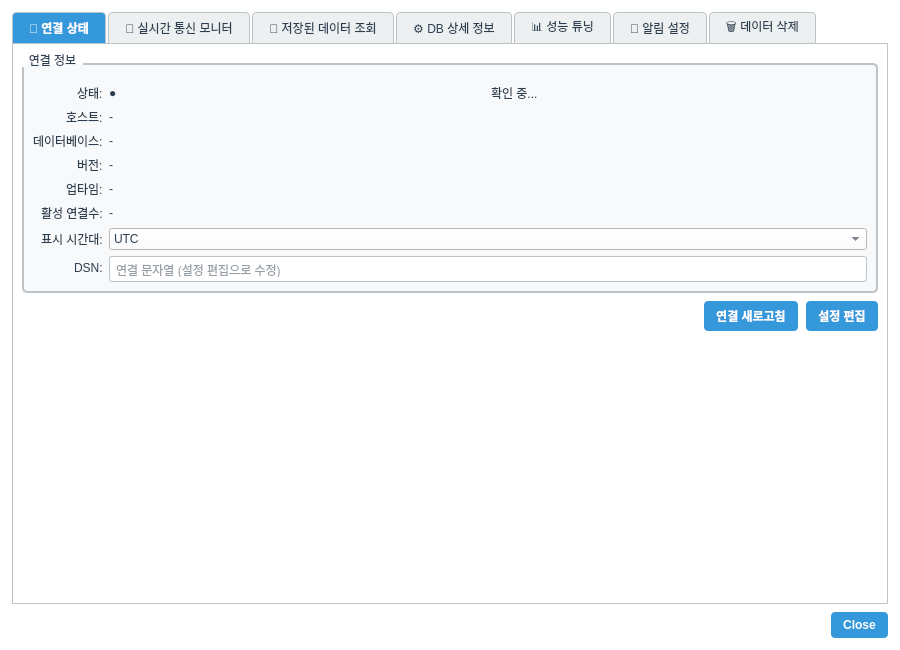
<?xml version="1.0" encoding="UTF-8"?>
<ui version="4.0">
 <class>TimescaleSettingsDialog</class>
 <widget class="QDialog" name="TimescaleSettingsDialog">
  <property name="geometry">
   <rect>
    <x>0</x>
    <y>0</y>
    <width>900</width>
    <height>650</height>
   </rect>
  </property>
  <property name="windowTitle">
   <string>TimescaleDB 모니터링</string>
  </property>
  <property name="styleSheet">
   <string notr="true">QWidget {
    background-color: #FFFFFF;
    color: #2C3E50;
    font-family: &quot;맑은 고딕&quot;;
    font-size: 9pt;
}

QTabWidget::pane {
    border: 1px solid #BDC3C7;
    background-color: #FFFFFF;
}

QTabBar::tab {
    background-color: #ECF0F1;
    color: #2C3E50;
    padding: 8px 16px;
    margin-right: 2px;
    border: 1px solid #BDC3C7;
    border-bottom: none;
    border-top-left-radius: 4px;
    border-top-right-radius: 4px;
}

QTabBar::tab:selected {
    background-color: #3498DB;
    color: #FFFFFF;
    font-weight: bold;
}

QTabBar::tab:hover {
    background-color: #D5DBDB;
}

QTableWidget {
    gridline-color: #BDC3C7;
    background-color: #FFFFFF;
    alternate-background-color: #F8F9FA;
    selection-background-color: #3498DB;
    selection-color: #FFFFFF;
}

QTableWidget::item {
    padding: 4px;
    border: none;
}

QHeaderView::section {
    background-color: #ECF0F1;
    color: #2C3E50;
    padding: 6px;
    border: 1px solid #BDC3C7;
    font-weight: bold;
}

QLineEdit, QTextEdit, QPlainTextEdit {
    background-color: #FFFFFF;
    border: 1px solid #BDC3C7;
    border-radius: 3px;
    padding: 4px;
    color: #2C3E50;
}

QLineEdit:focus, QTextEdit:focus, QPlainTextEdit:focus {
    border: 2px solid #3498DB;
}

QPushButton {
    background-color: #3498DB;
    color: #FFFFFF;
    border: none;
    border-radius: 4px;
    padding: 6px 12px;
    font-weight: bold;
}

QPushButton:hover {
    background-color: #2980B9;
}

QPushButton:pressed {
    background-color: #1F618D;
}

QPushButton:disabled {
    background-color: #BDC3C7;
    color: #7F8C8D;
}

QLabel {
    color: #2C3E50;
    background-color: transparent;
}

QGroupBox {
    border: 2px solid #BDC3C7;
    border-radius: 5px;
    margin-top: 10px;
    padding-top: 10px;
    background-color: #F8F9FA;
}

QGroupBox::title {
    subcontrol-origin: margin;
    subcontrol-position: top left;
    padding: 0 5px;
    color: #2C3E50;
    font-weight: bold;
}

QProgressBar {
    border: 1px solid #BDC3C7;
    border-radius: 3px;
    text-align: center;
    background-color: #ECF0F1;
}

QProgressBar::chunk {
    background-color: #3498DB;
}</string>
  </property>
  <layout class="QVBoxLayout" name="verticalLayout_main">
   <property name="spacing">
    <number>8</number>
   </property>
   <property name="leftMargin">
    <number>12</number>
   </property>
   <property name="topMargin">
    <number>12</number>
   </property>
   <property name="rightMargin">
    <number>12</number>
   </property>
   <property name="bottomMargin">
    <number>12</number>
   </property>

   <!-- 탭 위젯 -->
   <item>
    <widget class="QTabWidget" name="tabWidget">

     <!-- ===== 탭 1: 연결 상태 ===== -->
     <widget class="QWidget" name="tabConnStatus">
      <attribute name="title">
       <string>📡 연결 상태</string>
      </attribute>
      <layout class="QVBoxLayout" name="verticalLayout_connstatus">
       <property name="spacing">
        <number>8</number>
       </property>

       <!-- 상태 표시 그룹 -->
       <item>
        <widget class="QGroupBox" name="groupConnStatus">
         <property name="title">
          <string>연결 정보</string>
         </property>
         <layout class="QFormLayout" name="formLayout_conn">
          <property name="labelAlignment">
           <set>Qt::AlignRight|Qt::AlignVCenter</set>
          </property>

          <item row="0" column="0">
           <widget class="QLabel" name="labelConnStatusTitle">
            <property name="text">
             <string>상태:</string>
            </property>
           </widget>
          </item>
          <item row="0" column="1">
           <layout class="QHBoxLayout" name="horizontalLayout_status">
            <item>
             <widget class="QLabel" name="labelStatusDot">
              <property name="text">
               <string>●</string>
              </property>
              <property name="styleSheet">
   <string notr="true">QWidget {
    background-color: #FFFFFF;
    color: #2C3E50;
    font-family: &quot;맑은 고딕&quot;;
    font-size: 9pt;
}

QTabWidget::pane {
    border: 1px solid #BDC3C7;
    background-color: #FFFFFF;
}

QTabBar::tab {
    background-color: #ECF0F1;
    color: #2C3E50;
    padding: 8px 16px;
    margin-right: 2px;
    border: 1px solid #BDC3C7;
    border-bottom: none;
    border-top-left-radius: 4px;
    border-top-right-radius: 4px;
}

QTabBar::tab:selected {
    background-color: #3498DB;
    color: #FFFFFF;
    font-weight: bold;
}

QTabBar::tab:hover {
    background-color: #D5DBDB;
}

QTableWidget {
    gridline-color: #BDC3C7;
    background-color: #FFFFFF;
    alternate-background-color: #F8F9FA;
    selection-background-color: #3498DB;
    selection-color: #FFFFFF;
}

QTableWidget::item {
    padding: 4px;
    border: none;
}

QHeaderView::section {
    background-color: #ECF0F1;
    color: #2C3E50;
    padding: 6px;
    border: 1px solid #BDC3C7;
    font-weight: bold;
}

QLineEdit, QTextEdit, QPlainTextEdit {
    background-color: #FFFFFF;
    border: 1px solid #BDC3C7;
    border-radius: 3px;
    padding: 4px;
    color: #2C3E50;
}

QLineEdit:focus, QTextEdit:focus, QPlainTextEdit:focus {
    border: 2px solid #3498DB;
}

QPushButton {
    background-color: #3498DB;
    color: #FFFFFF;
    border: none;
    border-radius: 4px;
    padding: 6px 12px;
    font-weight: bold;
}

QPushButton:hover {
    background-color: #2980B9;
}

QPushButton:pressed {
    background-color: #1F618D;
}

QPushButton:disabled {
    background-color: #BDC3C7;
    color: #7F8C8D;
}

QLabel {
    color: #2C3E50;
    background-color: transparent;
}

QGroupBox {
    border: 2px solid #BDC3C7;
    border-radius: 5px;
    margin-top: 10px;
    padding-top: 10px;
    background-color: #F8F9FA;
}

QGroupBox::title {
    subcontrol-origin: margin;
    subcontrol-position: top left;
    padding: 0 5px;
    color: #2C3E50;
    font-weight: bold;
}

QProgressBar {
    border: 1px solid #BDC3C7;
    border-radius: 3px;
    text-align: center;
    background-color: #ECF0F1;
}

QProgressBar::chunk {
    background-color: #3498DB;
}</string>
  </property>
              <property name="toolTip">
               <string>연결 상태 색상 (회색:확인중, 초록:연결됨, 빨강:오류)</string>
              </property>
             </widget>
            </item>
            <item>
             <widget class="QLabel" name="labelConnStatus">
              <property name="text">
               <string>확인 중...</string>
              </property>
              <property name="styleSheet">
   <string notr="true">QWidget {
    background-color: #FFFFFF;
    color: #2C3E50;
    font-family: &quot;맑은 고딕&quot;;
    font-size: 9pt;
}

QTabWidget::pane {
    border: 1px solid #BDC3C7;
    background-color: #FFFFFF;
}

QTabBar::tab {
    background-color: #ECF0F1;
    color: #2C3E50;
    padding: 8px 16px;
    margin-right: 2px;
    border: 1px solid #BDC3C7;
    border-bottom: none;
    border-top-left-radius: 4px;
    border-top-right-radius: 4px;
}

QTabBar::tab:selected {
    background-color: #3498DB;
    color: #FFFFFF;
    font-weight: bold;
}

QTabBar::tab:hover {
    background-color: #D5DBDB;
}

QTableWidget {
    gridline-color: #BDC3C7;
    background-color: #FFFFFF;
    alternate-background-color: #F8F9FA;
    selection-background-color: #3498DB;
    selection-color: #FFFFFF;
}

QTableWidget::item {
    padding: 4px;
    border: none;
}

QHeaderView::section {
    background-color: #ECF0F1;
    color: #2C3E50;
    padding: 6px;
    border: 1px solid #BDC3C7;
    font-weight: bold;
}

QLineEdit, QTextEdit, QPlainTextEdit {
    background-color: #FFFFFF;
    border: 1px solid #BDC3C7;
    border-radius: 3px;
    padding: 4px;
    color: #2C3E50;
}

QLineEdit:focus, QTextEdit:focus, QPlainTextEdit:focus {
    border: 2px solid #3498DB;
}

QPushButton {
    background-color: #3498DB;
    color: #FFFFFF;
    border: none;
    border-radius: 4px;
    padding: 6px 12px;
    font-weight: bold;
}

QPushButton:hover {
    background-color: #2980B9;
}

QPushButton:pressed {
    background-color: #1F618D;
}

QPushButton:disabled {
    background-color: #BDC3C7;
    color: #7F8C8D;
}

QLabel {
    color: #2C3E50;
    background-color: transparent;
}

QGroupBox {
    border: 2px solid #BDC3C7;
    border-radius: 5px;
    margin-top: 10px;
    padding-top: 10px;
    background-color: #F8F9FA;
}

QGroupBox::title {
    subcontrol-origin: margin;
    subcontrol-position: top left;
    padding: 0 5px;
    color: #2C3E50;
    font-weight: bold;
}

QProgressBar {
    border: 1px solid #BDC3C7;
    border-radius: 3px;
    text-align: center;
    background-color: #ECF0F1;
}

QProgressBar::chunk {
    background-color: #3498DB;
}</string>
  </property>
             </widget>
            </item>
           </layout>
          </item>

          <item row="1" column="0">
           <widget class="QLabel" name="labelHostTitle">
            <property name="text">
             <string>호스트:</string>
            </property>
           </widget>
          </item>
          <item row="1" column="1">
           <widget class="QLabel" name="labelHost">
            <property name="text">
             <string>-</string>
            </property>
            <property name="toolTip">
             <string>TimescaleDB 호스트 정보 (컨트롤러에서 채움)</string>
            </property>
           </widget>
          </item>

          <item row="2" column="0">
           <widget class="QLabel" name="labelDBNameTitle">
            <property name="text">
             <string>데이터베이스:</string>
            </property>
           </widget>
          </item>
          <item row="2" column="1">
           <widget class="QLabel" name="labelDBName">
            <property name="text">
             <string>-</string>
            </property>
           </widget>
          </item>

          <item row="3" column="0">
           <widget class="QLabel" name="labelVersionTitle">
            <property name="text">
             <string>버전:</string>
            </property>
           </widget>
          </item>
          <item row="3" column="1">
           <widget class="QLabel" name="labelVersion">
            <property name="text">
             <string>-</string>
            </property>
           </widget>
          </item>

          <item row="4" column="0">
           <widget class="QLabel" name="labelUptimeTitle">
            <property name="text">
             <string>업타임:</string>
            </property>
           </widget>
          </item>
          <item row="4" column="1">
           <widget class="QLabel" name="labelUptime">
            <property name="text">
             <string>-</string>
            </property>
           </widget>
          </item>

          <item row="5" column="0">
           <widget class="QLabel" name="labelConnCountTitle">
            <property name="text">
             <string>활성 연결수:</string>
            </property>
           </widget>
          </item>
          <item row="5" column="1">
           <widget class="QLabel" name="labelConnCount">
            <property name="text">
             <string>-</string>
            </property>
           </widget>
          </item>

          <!-- 타임존 표시 (UTC/KST 토글) -->
          <item row="6" column="0">
           <widget class="QLabel" name="labelTimezoneTitle">
            <property name="text">
             <string>표시 시간대:</string>
            </property>
           </widget>
          </item>
          <item row="6" column="1">
           <widget class="QComboBox" name="comboTimezone">
            <item>
             <property name="text"><string>UTC</string></property>
            </item>
            <item>
             <property name="text"><string>KST(+09:00)</string></property>
            </item>
           </widget>
          </item>

          <!-- 연결 DSN 읽기전용 표시 -->
          <item row="7" column="0">
           <widget class="QLabel" name="labelDSNTitle">
            <property name="text">
             <string>DSN:</string>
            </property>
           </widget>
          </item>
          <item row="7" column="1">
           <widget class="QLineEdit" name="editDSN">
            <property name="readOnly">
             <bool>true</bool>
            </property>
            <property name="placeholderText">
             <string>연결 문자열 (설정 편집으로 수정)</string>
            </property>
           </widget>
          </item>

         </layout>
        </widget>
       </item>

       <!-- 연결 버튼 -->
       <item>
        <layout class="QHBoxLayout" name="horizontalLayout_connbtn">
         <item>
          <spacer name="horizontalSpacer_connbtn">
           <property name="orientation">
            <enum>Qt::Horizontal</enum>
           </property>
           <property name="sizeHint" stdset="0">
            <size>
             <width>40</width>
             <height>20</height>
            </size>
           </property>
          </spacer>
         </item>
         <item>
          <widget class="QPushButton" name="btnConnect">
           <property name="text">
            <string>연결 새로고침</string>
           </property>
           <property name="toolTip">
            <string>TimescaleDB에 연결을 시도하고 상태를 갱신합니다</string>
           </property>
          </widget>
         </item>
         <item>
          <widget class="QPushButton" name="btnEditConn">
           <property name="text">
            <string>설정 편집</string>
           </property>
           <property name="toolTip">
            <string>호스트/포트/사용자/비밀번호 등 연결 설정을 편집합니다 (컨트롤러에서 모달 창 연결)</string>
           </property>
          </widget>
         </item>
        </layout>
       </item>

       <!-- 수직 스페이서 -->
       <item>
        <spacer name="verticalSpacer_connstatus">
         <property name="orientation">
          <enum>Qt::Vertical</enum>
         </property>
         <property name="sizeHint" stdset="0">
          <size>
           <width>20</width>
           <height>40</height>
          </size>
         </property>
        </spacer>
       </item>
      </layout>
     </widget>
      <!-- ===== 탭 2: 📡 실시간 통신 모니터 ===== -->
      <widget class="QWidget" name="tabRealtimeMonitor">
       <attribute name="title">
        <string>📡 실시간 통신 모니터</string>
       </attribute>
       <layout class="QVBoxLayout" name="verticalLayout_realtime">

        <!-- Live Query Log 테이블 -->
        <item>
         <widget class="QTableWidget" name="table_live_log">
          <property name="editTriggers">
           <set>QAbstractItemView::NoEditTriggers</set>
          </property>
          <property name="alternatingRowColors">
           <bool>true</bool>
          </property>
          <property name="selectionBehavior">
           <enum>QAbstractItemView::SelectRows</enum>
          </property>
          <column><property name="text"><string>시간</string></property></column>
          <column><property name="text"><string>타입</string></property></column>
          <column><property name="text"><string>쿼리</string></property></column>
          <column><property name="text"><string>응답(ms)</string></property></column>
          <column><property name="text"><string>상태</string></property></column>
         </widget>
        </item>

        <!-- PyQtGraph 차트 컨테이너 -->
        <item>
         <widget class="QWidget" name="widget_live_chart_container">
          <property name="minimumSize">
           <size>
            <width>0</width>
            <height>200</height>
           </size>
          </property>
         </widget>
        </item>

       </layout>
      </widget>

     <!-- ===== 탭 3: 저장된 데이터 조회 ===== -->
     <widget class="QWidget" name="tabStoredData">
      <attribute name="title">
       <string>📂 저장된 데이터 조회</string>
      </attribute>
      <layout class="QVBoxLayout" name="verticalLayout_stored">
       <item>
        <layout class="QHBoxLayout" name="horizontalLayout_filter">
         <item>
          <widget class="QLabel" name="labelTable">
           <property name="text"><string>테이블:</string></property>
          </widget>
         </item>
         <item>
          <widget class="QComboBox" name="comboTable"/>
         </item>
         <item>
          <widget class="QLabel" name="labelSearch">
           <property name="text"><string>검색:</string></property>
          </widget>
         </item>
         <item>
          <widget class="QLineEdit" name="lineFilter">
           <property name="placeholderText"><string>키워드 입력</string></property>
          </widget>
         </item>
         <item>
          <widget class="QPushButton" name="btnSearch">
           <property name="text"><string>🔍 검색</string></property>
          </widget>
         </item>
        </layout>
       </item>
       <item>
        <widget class="QTableWidget" name="tableData">
         <property name="alternatingRowColors">
          <bool>true</bool>
         </property>
         <property name="editTriggers">
          <set>QAbstractItemView::NoEditTriggers</set>
         </property>
        </widget>
       </item>
       <item>
        <layout class="QHBoxLayout" name="horizontalLayout_pagination">
         <item>
          <widget class="QPushButton" name="btnPrevPage">
           <property name="text"><string>◀ 이전</string></property>
          </widget>
         </item>
         <item>
          <widget class="QLabel" name="labelPage">
           <property name="text"><string>페이지: 1 / 1</string></property>
          </widget>
         </item>
         <item>
          <widget class="QPushButton" name="btnNextPage">
           <property name="text"><string>다음 ▶</string></property>
          </widget>
         </item>
         <item>
          <widget class="QPushButton" name="btnExportCSV">
           <property name="text"><string>📤 CSV</string></property>
          </widget>
         </item>
        </layout>
       </item>
      </layout>
     </widget>

     <!-- ===== 탭 4: DB 상세 정보 ===== -->
     <widget class="QWidget" name="tabDBInfo">
      <attribute name="title">
       <string>⚙️ DB 상세 정보</string>
      </attribute>
      <layout class="QVBoxLayout" name="verticalLayout_dbinfo">
       <item>
        <widget class="QGroupBox" name="groupDBStatus">
         <property name="title"><string>시스템 정보</string></property>
         <layout class="QFormLayout" name="formLayout_dbstatus">
          <item row="0" column="0">
           <widget class="QLabel" name="labelVersionTitle">
            <property name="text"><string>버전:</string></property>
           </widget>
          </item>
          <item row="0" column="1">
           <widget class="QLabel" name="labelVersion">
            <property name="text"><string>-</string></property>
           </widget>
          </item>
          <item row="1" column="0">
           <widget class="QLabel" name="labelUptimeTitle">
            <property name="text"><string>업타임:</string></property>
           </widget>
          </item>
          <item row="1" column="1">
           <widget class="QLabel" name="labelUptime">
            <property name="text"><string>-</string></property>
           </widget>
          </item>
          <item row="2" column="0">
           <widget class="QLabel" name="labelConnectionsTitle">
            <property name="text"><string>연결 수:</string></property>
           </widget>
          </item>
          <item row="2" column="1">
           <widget class="QLabel" name="labelConnections">
            <property name="text"><string>-</string></property>
           </widget>
          </item>
          <item row="3" column="0">
           <widget class="QLabel" name="labelMemoryTitle">
            <property name="text"><string>메모리 사용:</string></property>
           </widget>
          </item>
          <item row="3" column="1">
           <widget class="QLabel" name="labelMemory">
            <property name="text"><string>-</string></property>
           </widget>
          </item>
         </layout>
        </widget>
       </item>
       <item>
        <widget class="QGroupBox" name="groupPerformance">
         <property name="title"><string>성능 지표</string></property>
         <layout class="QGridLayout" name="gridLayout_perf">
          <item row="0" column="0">
           <widget class="QLabel" name="labelQPSTitle">
            <property name="text"><string>QPS:</string></property>
           </widget>
          </item>
          <item row="0" column="1">
           <widget class="QLabel" name="labelQPS">
            <property name="text"><string>-</string></property>
           </widget>
          </item>
          <item row="1" column="0">
           <widget class="QLabel" name="labelAvgLatencyTitle">
            <property name="text"><string>평균 응답:</string></property>
           </widget>
          </item>
          <item row="1" column="1">
           <widget class="QLabel" name="labelAvgLatency">
            <property name="text"><string>-</string></property>
           </widget>
          </item>
         </layout>
        </widget>
       </item>
       <item>
        <spacer name="verticalSpacer_dbinfo">
         <property name="orientation">
          <enum>Qt::Vertical</enum>
         </property>
         <property name="sizeHint" stdset="0">
          <size>
           <width>20</width>
           <height>40</height>
          </size>
         </property>
        </spacer>
       </item>
      </layout>
     </widget>

      <!-- ===== 탭 5: 📊 성능 튜닝 ===== -->
      <widget class="QWidget" name="tabPerformanceTuning">
       <attribute name="title">
        <string>📊 성능 튜닝</string>
       </attribute>
       <layout class="QVBoxLayout" name="verticalLayout_tuning">

        <item>
         <widget class="QGroupBox" name="groupBoxQueryStats">
          <property name="title">
           <string>쿼리 성능 통계</string>
          </property>
          <layout class="QVBoxLayout" name="vLayout_queryStats">
           <item>
            <widget class="QTableWidget" name="tableQueryStats">
             <property name="editTriggers">
              <set>QAbstractItemView::NoEditTriggers</set>
             </property>
             <property name="alternatingRowColors">
              <bool>true</bool>
             </property>
             <column><property name="text"><string>쿼리</string></property></column>
             <column><property name="text"><string>호출 수</string></property></column>
             <column><property name="text"><string>평균(ms)</string></property></column>
             <column><property name="text"><string>최대(ms)</string></property></column>
            </widget>
           </item>
          </layout>
         </widget>
        </item>

       </layout>
      </widget>

      <!-- ===== 탭 6: 🔔 알림 설정 ===== -->
      <widget class="QWidget" name="tabAlertSettings">
       <attribute name="title">
        <string>🔔 알림 설정</string>
       </attribute>
       <layout class="QVBoxLayout" name="verticalLayout_alerts">

        <item>
         <widget class="QGroupBox" name="groupBoxAlertThresholds">
          <property name="title">
           <string>임계값 설정</string>
          </property>
          <layout class="QFormLayout" name="formLayout_thresholds">

           <item row="0" column="0">
            <widget class="QLabel" name="labelCpuThresholdTitle">
             <property name="text"><string>CPU 사용률 임계값 (%):</string></property>
            </widget>
           </item>
           <item row="0" column="1">
            <widget class="QSpinBox" name="spinCpuThreshold">
             <property name="minimum"><number>1</number></property>
             <property name="maximum"><number>100</number></property>
             <property name="value"><number>80</number></property>
            </widget>
           </item>

           <item row="1" column="0">
            <widget class="QLabel" name="labelMemThresholdTitle">
             <property name="text"><string>메모리 사용률 임계값 (%):</string></property>
            </widget>
           </item>
           <item row="1" column="1">
            <widget class="QSpinBox" name="spinMemThreshold">
             <property name="minimum"><number>1</number></property>
             <property name="maximum"><number>100</number></property>
             <property name="value"><number>85</number></property>
            </widget>
           </item>

          </layout>
         </widget>
        </item>

        <item>
         <layout class="QHBoxLayout" name="hLayout_alertButtons">
          <item>
           <spacer name="horizontalSpacer_alert">
            <property name="orientation">
             <enum>Qt::Horizontal</enum>
            </property>
            <property name="sizeHint" stdset="0">
             <size>
              <width>40</width>
              <height>20</height>
             </size>
            </property>
           </spacer>
          </item>
          <item>
           <widget class="QPushButton" name="btnSaveAlertSettings">
            <property name="text"><string>💾 저장</string></property>
           </widget>
          </item>
         </layout>
        </item>

       </layout>
      </widget>

      <widget class="QWidget" name="tabDataDelete">
       <attribute name="title"><string>🗑️ 데이터 삭제</string></attribute>
       <layout class="QVBoxLayout" name="vl_dataDelete">
        <item>
         <widget class="QLabel" name="labelDeleteWarning">
          <property name="text"><string>⚠️ 주의: 삭제된 데이터는 복구할 수 없습니다!</string></property>
          <property name="styleSheet"><string notr="true">color: #E74C3C; font-weight: bold; font-size: 11pt;</string></property>
         </widget>
        </item>
        <item>
         <widget class="QGroupBox" name="groupDeleteCandles">
          <property name="title"><string>📊 candles 테이블</string></property>
          <layout class="QHBoxLayout">
           <item><widget class="QLabel" name="labelCandlesCount"><property name="text"><string>건수: 조회 중...</string></property></widget></item>
           <item>
            <widget class="QPushButton" name="btn_delete_candles_all">
             <property name="text"><string>🗑️ 전체 삭제</string></property>
             <property name="styleSheet"><string notr="true">background-color: #E74C3C; color: white; font-weight: bold;</string></property>
            </widget>
           </item>
           <item>
            <widget class="QPushButton" name="btn_delete_candles_by_symbol">
             <property name="text"><string>심볼별 삭제</string></property>
             <property name="styleSheet"><string notr="true">background-color: #E67E22; color: white; font-weight: bold;</string></property>
            </widget>
           </item>
          </layout>
         </widget>
        </item>
        <item>
         <widget class="QGroupBox" name="groupDeleteStaging">
          <property name="title"><string>⏳ staging_candles 테이블</string></property>
          <layout class="QHBoxLayout">
           <item><widget class="QLabel" name="labelStagingCount"><property name="text"><string>건수: 조회 중...</string></property></widget></item>
           <item>
            <widget class="QPushButton" name="btn_delete_staging_all">
             <property name="text"><string>🗑️ 전체 삭제</string></property>
             <property name="styleSheet"><string notr="true">background-color: #E74C3C; color: white; font-weight: bold;</string></property>
            </widget>
           </item>
          </layout>
         </widget>
        </item>
        <item>
         <widget class="QGroupBox" name="groupDeleteIsolated">
          <property name="title"><string>🔴 isolated_candles 테이블</string></property>
          <layout class="QHBoxLayout">
           <item><widget class="QLabel" name="labelIsolatedCount"><property name="text"><string>건수: 조회 중...</string></property></widget></item>
           <item>
            <widget class="QPushButton" name="btn_delete_isolated_all">
             <property name="text"><string>🗑️ 전체 삭제</string></property>
             <property name="styleSheet"><string notr="true">background-color: #E74C3C; color: white; font-weight: bold;</string></property>
            </widget>
           </item>
          </layout>
         </widget>
        </item>
        <item>
         <widget class="QGroupBox" name="groupDeleteBySymbol">
          <property name="title"><string>🎯 특정 심볼 데이터 삭제</string></property>
          <layout class="QHBoxLayout">
           <item><widget class="QLabel"><property name="text"><string>심볼:</string></property></widget></item>
           <item><widget class="QLineEdit" name="edit_delete_symbol"><property name="placeholderText"><string>예: KRW-BTC</string></property></widget></item>
           <item>
            <widget class="QPushButton" name="btn_delete_symbol_data">
             <property name="text"><string>🗑️ 해당 심볼 삭제</string></property>
             <property name="styleSheet"><string notr="true">background-color: #E74C3C; color: white; font-weight: bold;</string></property>
            </widget>
           </item>
          </layout>
         </widget>
        </item>
        <item>
         <spacer>
          <property name="orientation"><enum>Qt::Vertical</enum></property>
          <property name="sizeHint" stdset="0"><size><width>20</width><height>40</height></size></property>
         </spacer>
        </item>
       </layout>
      </widget>

    </widget>
   </item>

   <!-- 닫기 버튼 -->
   <item>
    <widget class="QDialogButtonBox" name="buttonBox">
     <property name="orientation">
      <enum>Qt::Horizontal</enum>
     </property>
     <property name="standardButtons">
      <set>QDialogButtonBox::Close</set>
     </property>
    </widget>
   </item>
  </layout>
 </widget>
 <resources/>
 <connections>
  <connection>
   <sender>buttonBox</sender>
   <signal>rejected()</signal>
   <receiver>TimescaleSettingsDialog</receiver>
   <slot>reject()</slot>
   <hints>
    <hint type="sourcelabel"><x>450</x><y>630</y></hint>
    <hint type="destinationlabel"><x>450</x><y>325</y></hint>
   </hints>
  </connection>
 </connections>
</ui>
